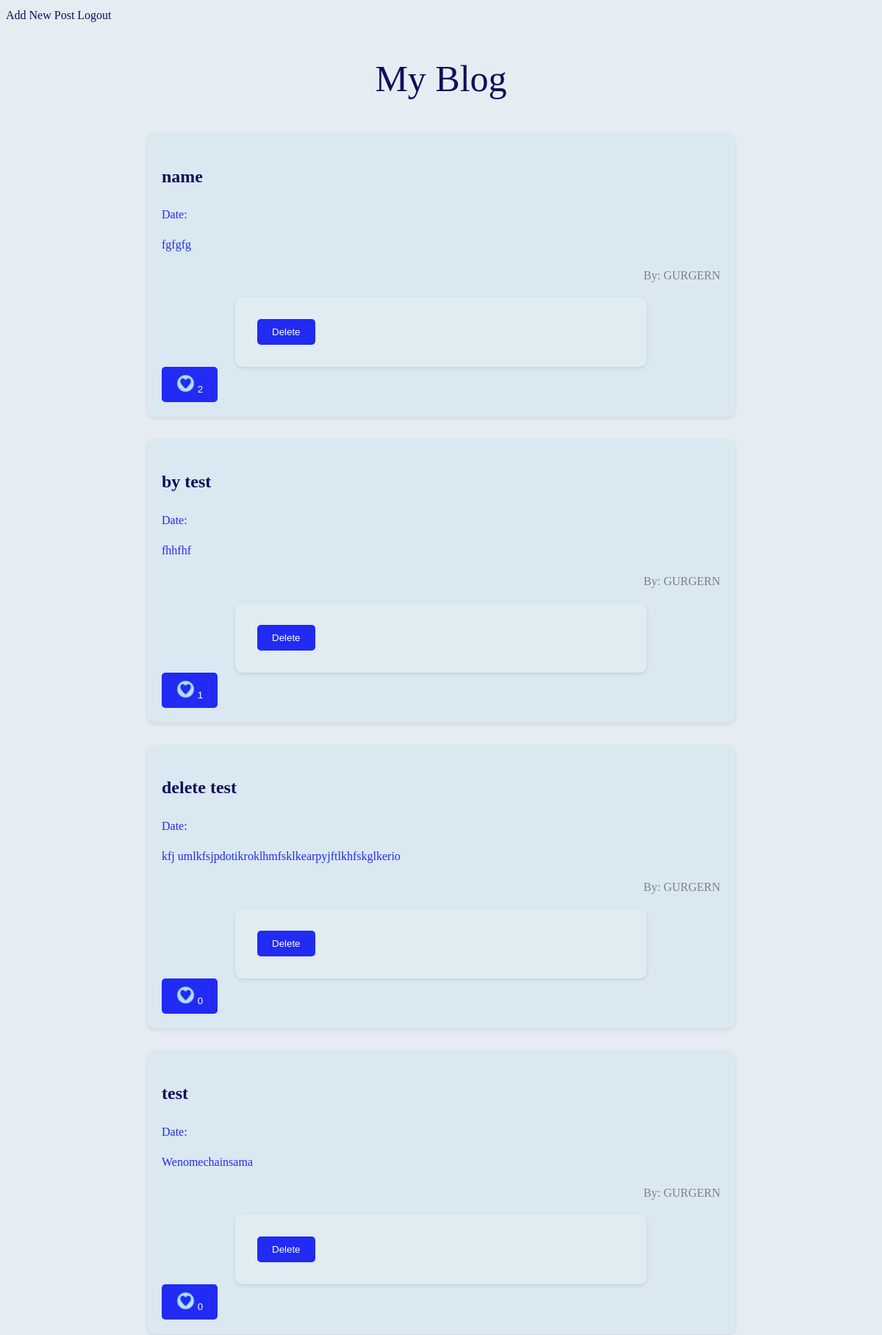
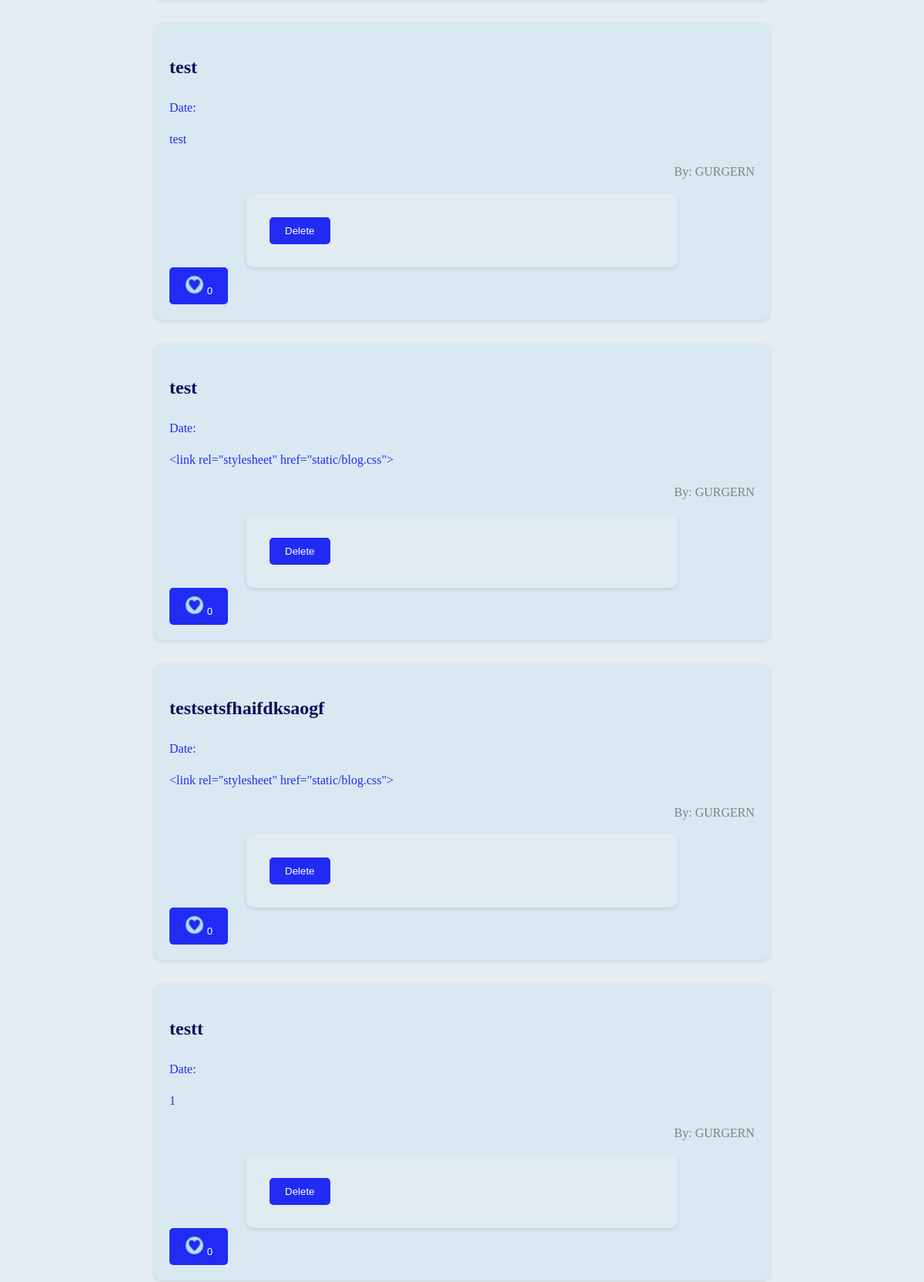
Screenshot of / (signed in, upper part) with the database file from the repository (2 pictures, top to bottom).
### tables this page shows
CREATE TABLE info(
id INTEGER PRIMARY KEY AUTOINCREMENT,
date TEXT NOT NULL,
title TEXT NOT NULL,
content TEXT
, autor_id INTEGER, author_id INTEGER);

### blog.py (the view)
@app.route("/")
def index():
    conn = sqlite3.connect("test.db")
    cursor = conn.cursor()
    cursor.execute(''' SELECT info.id, info.title, info.content, info.author_id,
                       user.username, COUNT(like.id) AS likes FROM info
                       JOIN user ON info.author_id = user.id
                       LEFT JOIN like ON info.id = like.post_id
                       GROUP BY info.id, info.title, info.content,
                       info.author_id, user.username ''')
    result = cursor.fetchall()
    posts = []
    for post in reversed(result):
        posts.append({"id": post[0], "title": post[1], "content": post[2],
                    "author_id": post[3], "username": post[4], "likes": post[5]})
        if current_user.is_authenticated:
            cursor.execute(
                "SELECT post_id FROM like WHERE user_id = ?", (current_user.id, )
            )
            likes_result = cursor.fetchall()
            liked_posts = []
            for like in likes_result:
                liked_posts.append(like[0])
            posts[-1]["liked_posts"] = liked_posts
    context = {"posts": posts}
    return render_template("blog.html", **context)

### blog.py (called while the page is built)
@app.teardown_appcontext
def close_connection(exception):
    close_db()

@login_manager.user_loader
def load_user(user_id):
    conn = sqlite3.connect("test.db")
    cursor = conn.cursor()
    user = cursor.execute("SELECT * FROM user WHERE id = ?", (user_id,)).fetchone()
    conn.close()
    if user:
        return User(user[0], user[1], user[2])
    return None

### templates/blog.html (shortened to what this page needs)
<!DOCTYPE html>
<html lang="en">
<head>
    <link rel="stylesheet" href="static/blog.css">
</head>
<body>
    <div class="buttons">
        {% if current_user.is_authenticated %}
            <a href="{{ url_for('add_post') }}" class="btn">Add New Post</a>
            <a href="{{ url_for('logout') }}" class="btn">Logout</a>
        {% else %}
            <a href="{{ url_for('login') }}" class="btn">Login</a>
            <a href="{{ url_for('register') }}" class="btn">Register</a>
        {% endif %}
    </div>
    <h1><a href=""> My Blog</a></h1>
    <div class="blog">
        {% for post in posts %}
            <div class="card">
                <h2><a href="{{ url_for('add_post', post_id=post.id) }}">{{ post.title }}</a></h2>
                <p>Date: {{ post.date }}</p>
                <p>{{ post.content }}</p>
                <p class="author">By: {{ post.username }}</p>
                {% if current_user.is_authenticated %}
                        <form method="POST" action="{{ url_for('delete_post', post_id=post.id) }}">
                            <button type="submit">Delete</button>
                        </form>
                {% endif %}
                {% if current_user.is_authenticated %}
                        <button onclick="location.href='{{ url_for('like_post',
                                         post_id=post.id) }}'">
                            {% if post.id in post.liked_posts %}
                                <img src="/static/like.png" height="25">
                            {% else %}
                                <img src="/static/no_like.png" height="25">
                            {% endif %}
                            <span>{{ post.likes }}</span>
                        </button>
                {% endif %}
            </div>
        {% endfor %}
    </div>
</body>
</html>

### static/blog.css (style rules this page uses)
body { font-family: "Comic Sans MS"; background-color: #e6edf2; color: #212bf3; line-height: 1.6; }
.blog { margin: auto; max-width: 800px; }
h1 { font-size: 50px; font-weight: 300; color: #212bf3; text-align: center; }
.card { padding: 20px; margin-bottom: 30px; background-color: #dae8f2; box-shadow: 0 2px 5px rgba(0, 0, 0, 0.1); border: none; border-radius: 10px }
a { text-decoration: none; color: #0c1059; }
form { background-color: #e1ebf2; padding: 30px; border-radius: 10px; box-shadow: 0 2px 5px rgba(0,0,0,0.1); margin: auto; max-width: 500px; }
button { background-color: #212bf3; color: white; padding: 10px 20px; border: none; border-radius: 5px; cursor: pointer; }
.author { color: gray; text-align: right; }

### rows the page displays
info: title "name", content "fgfgfg", username "GURGERN", likes "2"
info: title "by test", content "fhhfhf", username "GURGERN", likes "1"
info: title "delete test", content "kfj umlkfsjpdotikroklhmfsklkearpyjftlkhfskglkerio", username "GURGERN", likes "0"
info: title "test", content "Wenomechainsama", username "GURGERN", likes "0"
info: title "test", content "test", username "GURGERN", likes "0"
info: title "test", content "<link rel=\"stylesheet\" href=\"static/blog.css\">", username "GURGERN", likes "0"
info: title "testsetsfhaifdksaogf", content "<link rel=\"stylesheet\" href=\"static/blog.css\">", username "GURGERN", likes "0"
info: title "testt", content "1", username "GURGERN", likes "0"
